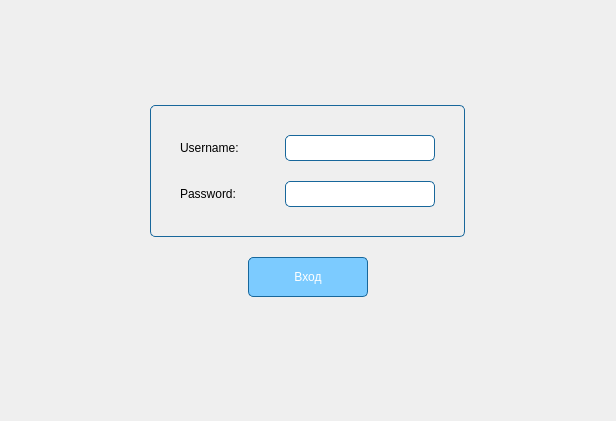
<?xml version="1.0" encoding="UTF-8"?>
<ui version="4.0">
 <class>MainWindow</class>
 <widget class="QMainWindow" name="MainWindow">
  <property name="geometry">
   <rect>
    <x>0</x>
    <y>0</y>
    <width>616</width>
    <height>421</height>
   </rect>
  </property>
  <property name="windowTitle">
   <string>MainWindow</string>
  </property>
  <property name="autoFillBackground">
   <bool>false</bool>
  </property>
  <property name="styleSheet">
   <string notr="true"/>
  </property>
  <widget class="QWidget" name="centralwidget">
   <property name="styleSheet">
    <string notr="true"/>
   </property>
   <layout class="QVBoxLayout" name="verticalLayout_6">
    <item>
     <widget class="QStackedWidget" name="stackedWidget">
      <property name="currentIndex">
       <number>0</number>
      </property>
      <widget class="QWidget" name="LoginPage">
       <layout class="QHBoxLayout" name="horizontalLayout_5">
        <item>
         <layout class="QVBoxLayout" name="verticalLayout_5">
          <property name="spacing">
           <number>0</number>
          </property>
          <item>
           <spacer name="verticalSpacer">
            <property name="orientation">
             <enum>Qt::Vertical</enum>
            </property>
            <property name="sizeHint" stdset="0">
             <size>
              <width>20</width>
              <height>170</height>
             </size>
            </property>
           </spacer>
          </item>
          <item>
           <layout class="QHBoxLayout" name="horizontalLayout_3">
            <item>
             <spacer name="horizontalSpacer_3">
              <property name="orientation">
               <enum>Qt::Horizontal</enum>
              </property>
              <property name="sizeHint" stdset="0">
               <size>
                <width>172</width>
                <height>20</height>
               </size>
              </property>
             </spacer>
            </item>
            <item>
             <layout class="QVBoxLayout" name="verticalLayout_3">
              <item>
               <widget class="QFrame" name="formFrame">
                <property name="styleSheet">
                 <string notr="true">#formFrame{
border: 1px solid rgb(24, 103, 155);
border-radius: 5px;
}</string>
                </property>
                <layout class="QHBoxLayout" name="horizontalLayout_2">
                 <item>
                  <layout class="QVBoxLayout" name="verticalLayout_2">
                   <property name="spacing">
                    <number>20</number>
                   </property>
                   <property name="leftMargin">
                    <number>20</number>
                   </property>
                   <property name="topMargin">
                    <number>20</number>
                   </property>
                   <property name="rightMargin">
                    <number>20</number>
                   </property>
                   <property name="bottomMargin">
                    <number>20</number>
                   </property>
                   <item>
                    <widget class="QLabel" name="label">
                     <property name="sizePolicy">
                      <sizepolicy hsizetype="Minimum" vsizetype="Minimum">
                       <horstretch>0</horstretch>
                       <verstretch>0</verstretch>
                      </sizepolicy>
                     </property>
                     <property name="text">
                      <string>Username:</string>
                     </property>
                    </widget>
                   </item>
                   <item>
                    <widget class="QLabel" name="label_2">
                     <property name="sizePolicy">
                      <sizepolicy hsizetype="Minimum" vsizetype="Minimum">
                       <horstretch>0</horstretch>
                       <verstretch>0</verstretch>
                      </sizepolicy>
                     </property>
                     <property name="text">
                      <string>Password:</string>
                     </property>
                    </widget>
                   </item>
                  </layout>
                 </item>
                 <item>
                  <layout class="QVBoxLayout" name="verticalLayout">
                   <property name="spacing">
                    <number>20</number>
                   </property>
                   <property name="leftMargin">
                    <number>20</number>
                   </property>
                   <property name="topMargin">
                    <number>20</number>
                   </property>
                   <property name="rightMargin">
                    <number>20</number>
                   </property>
                   <property name="bottomMargin">
                    <number>20</number>
                   </property>
                   <item>
                    <widget class="QLineEdit" name="userInput">
                     <property name="minimumSize">
                      <size>
                       <width>150</width>
                       <height>26</height>
                      </size>
                     </property>
                     <property name="styleSheet">
                      <string notr="true">border: 1px solid rgb(24, 103, 155);
border-radius: 5px;</string>
                     </property>
                    </widget>
                   </item>
                   <item>
                    <widget class="QLineEdit" name="passwordInput">
                     <property name="minimumSize">
                      <size>
                       <width>150</width>
                       <height>26</height>
                      </size>
                     </property>
                     <property name="styleSheet">
                      <string notr="true">border: 1px solid rgb(24, 103, 155);
border-radius: 5px;</string>
                     </property>
                     <property name="echoMode">
                      <enum>QLineEdit::Password</enum>
                     </property>
                    </widget>
                   </item>
                  </layout>
                 </item>
                </layout>
               </widget>
              </item>
              <item>
               <layout class="QHBoxLayout" name="horizontalLayout">
                <property name="topMargin">
                 <number>20</number>
                </property>
                <property name="bottomMargin">
                 <number>20</number>
                </property>
                <item>
                 <spacer name="horizontalSpacer_2">
                  <property name="orientation">
                   <enum>Qt::Horizontal</enum>
                  </property>
                  <property name="sizeHint" stdset="0">
                   <size>
                    <width>40</width>
                    <height>20</height>
                   </size>
                  </property>
                 </spacer>
                </item>
                <item>
                 <widget class="QPushButton" name="loginButton">
                  <property name="minimumSize">
                   <size>
                    <width>120</width>
                    <height>40</height>
                   </size>
                  </property>
                  <property name="styleSheet">
                   <string notr="true">border: 1px solid rgb(24, 103, 155);
border-radius: 5px;
background-color: rgb(124, 203, 255);
color: white;
/*background-color: qlineargradient(x1:0, y1:0, x2:1, y2:0, stop:0 #f00, stop:1 #000);*/</string>
                  </property>
                  <property name="text">
                   <string>Вход</string>
                  </property>
                 </widget>
                </item>
                <item>
                 <spacer name="horizontalSpacer">
                  <property name="orientation">
                   <enum>Qt::Horizontal</enum>
                  </property>
                  <property name="sizeHint" stdset="0">
                   <size>
                    <width>40</width>
                    <height>20</height>
                   </size>
                  </property>
                 </spacer>
                </item>
               </layout>
              </item>
             </layout>
            </item>
            <item>
             <spacer name="horizontalSpacer_4">
              <property name="orientation">
               <enum>Qt::Horizontal</enum>
              </property>
              <property name="sizeHint" stdset="0">
               <size>
                <width>172</width>
                <height>20</height>
               </size>
              </property>
             </spacer>
            </item>
           </layout>
          </item>
          <item>
           <spacer name="verticalSpacer_2">
            <property name="orientation">
             <enum>Qt::Vertical</enum>
            </property>
            <property name="sizeHint" stdset="0">
             <size>
              <width>20</width>
              <height>169</height>
             </size>
            </property>
           </spacer>
          </item>
         </layout>
        </item>
       </layout>
      </widget>
      <widget class="QWidget" name="DashbordPage">
       <layout class="QHBoxLayout" name="horizontalLayout_6">
        <item>
         <layout class="QGridLayout" name="gridLayout">
          <property name="spacing">
           <number>0</number>
          </property>
          <item row="0" column="0">
           <widget class="QFrame" name="chart1">
            <layout class="QVBoxLayout" name="verticalLayout_8"/>
           </widget>
          </item>
          <item row="0" column="1">
           <widget class="QFrame" name="chart2">
            <layout class="QVBoxLayout" name="verticalLayout_9"/>
           </widget>
          </item>
          <item row="0" column="2">
           <widget class="QFrame" name="chart3">
            <layout class="QVBoxLayout" name="verticalLayout_10"/>
           </widget>
          </item>
          <item row="1" column="0">
           <widget class="QFrame" name="chart4">
            <layout class="QVBoxLayout" name="verticalLayout_7"/>
           </widget>
          </item>
          <item row="1" column="1">
           <widget class="QFrame" name="chart5">
            <layout class="QVBoxLayout" name="verticalLayout_11"/>
           </widget>
          </item>
          <item row="1" column="2">
           <widget class="QFrame" name="chart6">
            <layout class="QVBoxLayout" name="verticalLayout_12"/>
           </widget>
          </item>
         </layout>
        </item>
       </layout>
      </widget>
     </widget>
    </item>
   </layout>
  </widget>
 </widget>
 <resources/>
 <connections/>
</ui>
